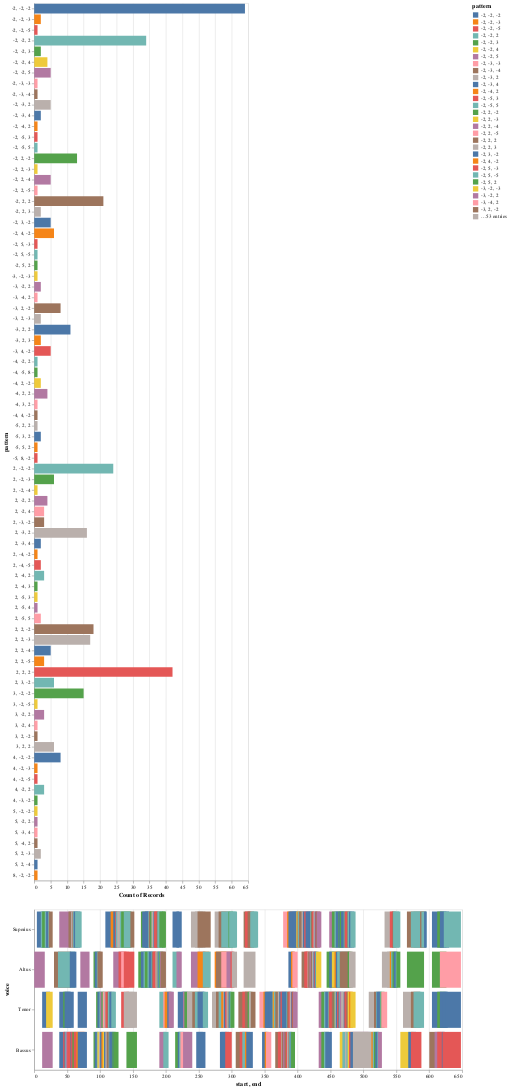

Notebook code cell kept with this figure:
### Markdown cell above
### Explore Heatmaps

### Code cell
# Mass 

prefix = 'Music_Files/'
mei_file = 'Serm Missa Plurium 3 CRE 1 test (1).musicxml'
url = prefix + mei_file
piece = importScore(url)
print(piece.metadata)
heatmap(piece)

### Figure 1 — Vega-Lite specification as saved in the notebook (floating-point values rounded to 4 significant figures; data arrays with more than 128 entries replaced by an {"elided": "..."} marker saying what was removed)
{"config": {"view": {"continuousWidth": 400, "continuousHeight": 300}}, "vconcat": [{"mark": "bar", "encoding": {"color": {"type": "nominal", "field": "pattern"}, "opacity": {"condition": {"value": 1, "selection": "selector004"}, "value": 0.2}, "x": {"type": "nominal", "aggregate": "count", "field": "pattern"}, "y": {"type": "nominal", "field": "pattern"}}, "selection": {"selector004": {"type": "multi", "fields": ["pattern"]}}}, {"mark": "bar", "encoding": {"color": {"type": "nominal", "field": "pattern"}, "opacity": {"condition": {"value": 1, "selection": "selector004"}, "value": 0.2}, "tooltip": [{"type": "quantitative", "field": "start"}, {"type": "quantitative", "field": "end"}, {"type": "nominal", "field": "pattern"}], "x": {"type": "quantitative", "field": "start"}, "x2": {"field": "end"}, "y": {"type": "nominal", "field": "voice", "sort": null}}, "height": 300, "selection": {"selector004": {"type": "multi", "fields": ["pattern"]}}, "width": 800}], "data": {"name": "data-7e79f508d545d8ddb304674aeaf0e5df"}, "$schema": "https://vega.github.io/schema/vega-lite/v4.8.1.json", "datasets": {"data-7e79f508d545d8ddb304674aeaf0e5df": {"elided": "438 records"}}}
